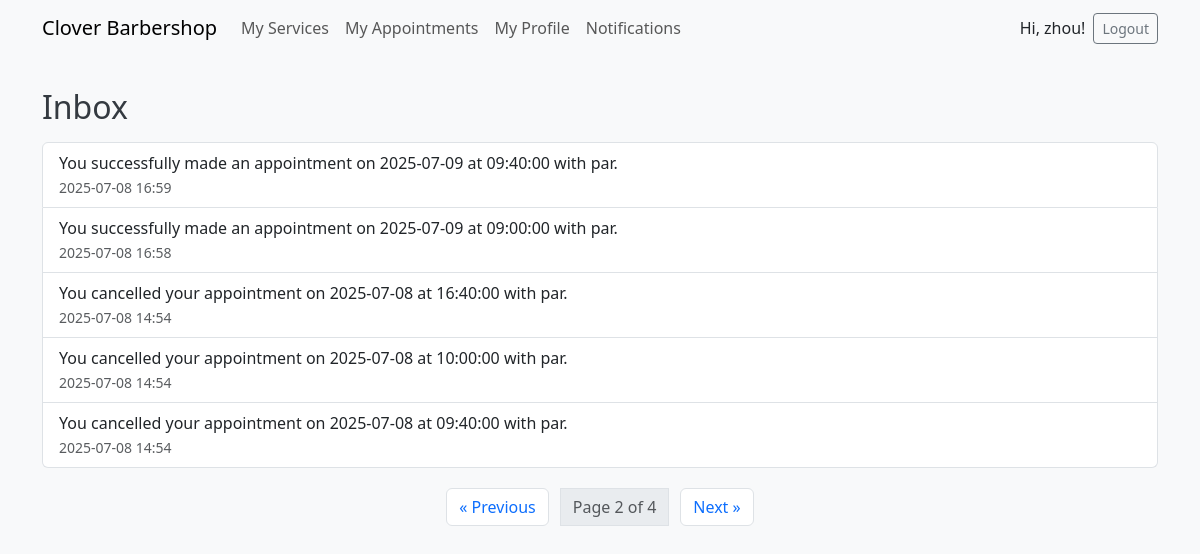
Page /notifications/?page=2 (signed in) on the committed database.
### notifications/models.py (models this page shows, shortened)
class Notification(models.Model):
    recipient = models.ForeignKey(User, on_delete=models.CASCADE, related_name='notifications')
    message = models.TextField()
    created_at = models.DateTimeField(auto_now_add=True)
    is_read = models.BooleanField(default=False)
    class Meta:
        ordering = ['-created_at']  # 最新通知排在前面

### notifications/views.py (the view)
# urls.py: path('', views.notification_list, name='notification-list'),
@login_required
def notification_list(request):
    notification_qs = Notification.objects.filter(recipient=request.user).order_by('-created_at')
    paginator = Paginator(notification_qs, 5)
    page_number = request.GET.get('page')
    page_obj = paginator.get_page(page_number)
    return render(request, 'notifications/inbox.html', {
        'page_obj': page_obj,
    })

### notifications/context_processors.py (called while the page is built)
def unread_notification_count(request):
    if request.user.is_authenticated:
        count = Notification.objects.filter(recipient=request.user, is_read=False).count()
        return {'unread_notification_count': count}
    return {}

### templates/notifications/inbox.html (shortened to what this page needs)
{% extends 'base.html' %}
{% load widget_tweaks %}
{% block content %}
<h2>Inbox</h2>
{% if page_obj.object_list %}
  <ul class="list-group mb-3">
    {% for notification in page_obj.object_list %}
      <li class="list-group-item d-flex justify-content-between align-items-center
          {% if not notification.is_read %} fw-bold {% endif %}">
        <div>
          {{ notification.message }} <br>
          <small class="text-muted">{{ notification.created_at|date:"Y-m-d H:i" }}</small>
        </div>
      </li>
    {% endfor %}
  </ul>
  <nav aria-label="Notification pagination">
    <ul class="pagination justify-content-center">
      {% if page_obj.has_previous %}
        <li class="page-item">
          <a class="page-link" href="?page={{ page_obj.previous_page_number }}" aria-label="Previous">
            &laquo; Previous
          </a>
        </li>
      {% else %}
        <li class="page-item disabled">
          <span class="page-link">&laquo; Previous</span>
        </li>
      {% endif %}
      <li class="page-item disabled">
        <span class="page-link">
          Page {{ page_obj.number }} of {{ page_obj.paginator.num_pages }}
        </span>
      </li>
      {% if page_obj.has_next %}
        <li class="page-item">
          <a class="page-link" href="?page={{ page_obj.next_page_number }}" aria-label="Next">
            Next &raquo;
          </a>
        </li>
      {% else %}
        <li class="page-item disabled">
          <span class="page-link">Next &raquo;</span>
        </li>
      {% endif %}
    </ul>
  </nav>
{% else %}
  <p class="text-center text-muted">No notifications yet.</p>
{% endif %}
{% endblock %}

### templates/base.html (shortened to what this page needs)
<!DOCTYPE html>
<html lang="en">
<head>
    {% load widget_tweaks %}
    {% load static %}
    <link href="https://cdn.jsdelivr.net/npm/bootstrap@5.3.0/dist/css/bootstrap.min.css" rel="stylesheet">
    <link rel="stylesheet" href="{% static 'css/style.css' %}">
</head>
<body>
<nav class="navbar navbar-expand-lg navbar-light bg-light mb-4">
  <div class="container">
    <a class="navbar-brand" href="{% url 'home' %}">Clover Barbershop</a>
    <div class="collapse navbar-collapse" id="navbarNav">
      <ul class="navbar-nav me-auto mb-2 mb-lg-0">
        {% if user.is_authenticated %}
            {% if user.profile and user.profile.is_barber %}
                <li class="nav-item">
                  <a class="nav-link" href="{% url 'service-list' %}">My Services</a>
                </li>
            {% endif %}
            <li class="nav-item">
              <a class="nav-link" href="{% url 'appointment-list' %}">My Appointments</a>
            </li>
            <li class="nav-item">
              <a class="nav-link" href="{% url 'profile' %}">My Profile</a>
            </li>
            <li class="nav-item">
              <a class="nav-link position-relative" href="{% url 'notification-list' %}">
                Notifications
              </a>
            </li>
        {% endif %}
      </ul>
      <ul class="navbar-nav ms-auto">
        {% if user.is_authenticated %}
          <li class="nav-item d-flex align-items-center">
            <span class="me-2">Hi, {{ user.username }}!</span>
            <form action="{% url 'logout' %}" method="post" class="d-inline">
              <button type="submit" class="btn btn-outline-secondary btn-sm">Logout</button>
            </form>
          </li>
        {% endif %}
      </ul>
    </div>
  </div>
</nav>
<div class="container">
  {% block content %}
  {% endblock %}
</div>
</body>
</html>

### static/css/style.css (style rules this page uses)
body { background-color: #f8f9fa; font-family: 'Segoe UI', Tahoma, sans-serif; }
h1, h2, h3 { color: #343a40; margin-top: 1em; margin-bottom: 0.5em; }
.pagination { margin-top: 20px; display: flex; justify-content: center; gap: 12px; }
.pagination a { padding: 6px 12px; border: 1px solid #dee2e6; border-radius: 6px; text-decoration: none; color: #0d6efd; transition: all 0.2s ease; }

### rows in the picture
Notification: message "You successfully made an appointment on 2025-07-09 at 09:40:00 with par.", created_at "2025-07-08 16:59"
Notification: message "You successfully made an appointment on 2025-07-09 at 09:00:00 with par.", created_at "2025-07-08 16:58"
Notification: message "You cancelled your appointment on 2025-07-08 at 16:40:00 with par.", created_at "2025-07-08 14:54"
Notification: message "You cancelled your appointment on 2025-07-08 at 10:00:00 with par.", created_at "2025-07-08 14:54"
Notification: message "You cancelled your appointment on 2025-07-08 at 09:40:00 with par.", created_at "2025-07-08 14:54"

### other values in the picture
{{ user.username }} "zhou"
{{ page_obj.number }} "2"
{{ page_obj.paginator.num_pages }} "4"
